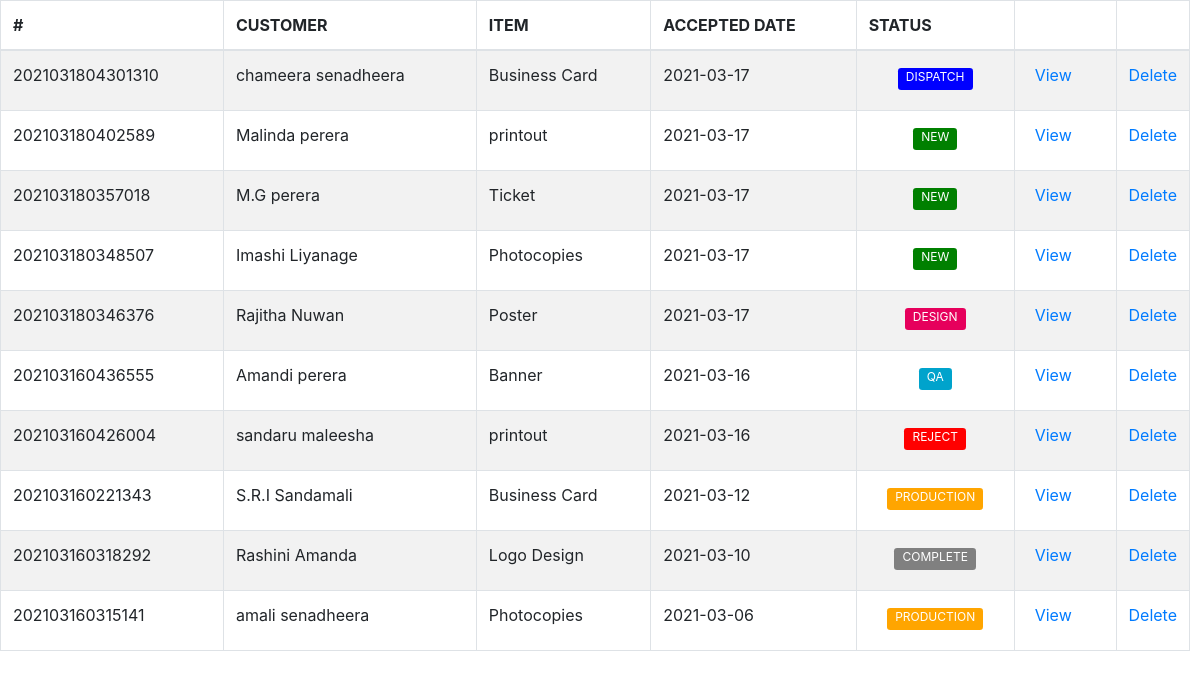
/tables/jobs_table.php (signed in), run on the app's committed database.
### tables this page shows
CREATE TABLE `jobs` (
  `id` int(11) NOT NULL,
  `job_no` varchar(100) NOT NULL,
  `customer` varchar(400) NOT NULL,
  `channel` varchar(100) NOT NULL,
  `job_type` varchar(100) NOT NULL,
  `product` varchar(100) NOT NULL,
  `category` varchar(100) NOT NULL,
  `material` varchar(64) NOT NULL,
  `size` varchar(50) NOT NULL,
  `bind` varchar(50) NOT NULL,
  `colour` text NOT NULL,
  `user_description` varchar(250) NOT NULL,
  `date` date NOT NULL,
  `quantity` decimal(10,2) NOT NULL,
  `unit_price` decimal(10,2) NOT NULL,
  `budget` decimal(10,2) NOT NULL,
  `discount` decimal(10,2) NOT NULL,
  `discounted` decimal(10,2) NOT NULL,
  `ad_pay_amount` decimal(10,2) NOT NULL,
  `rest` decimal(10,2) NOT NULL,
  `admin_description` varchar(250) NOT NULL,
  `state` enum('request','design','production','reject','QA','complete','dispatch') NOT NULL,
  `accepted_by` varchar(100) NOT NULL,
  `designed_by` varchar(150) NOT NULL,
  `production_by` varchar(150) NOT NULL,
  `checked_by` varchar(100) NOT NULL,
  `failed_reason` varchar(255) NOT NULL,
  `cash` decimal(10,2) NOT NULL,
  `change_amt` decimal(10,2) NOT NULL,
  `payment` decimal(10,2) NOT NULL,
  `dispatch_day` varchar(100) NOT NULL,
  `dispatch_year` varchar(10) NOT NULL,
  `dispatch_month` varchar(10) NOT NULL,
  `dispatched_by` varchar(150) NOT NULL
);

### tables/jobs_table.php (the view, shortened to what this page needs)
<!DOCTYPE html>
<html>
<head>
</head>
<body>
      <?php
      require '../include/config.php';
      if(isset($_POST["query"]))
      {
         $search =$_POST["query"];
         $query = "SELECT * FROM jobs WHERE job_no LIKE '%".$search."%' ";
      }
      else
      {
      $query = "SELECT * FROM jobs ORDER BY id DESC";
      }
      $result = mysqli_query($conn ,$query);
      if(mysqli_num_rows($result)>0)
      {
      ?>
 <div class="tablealign">
 <?php include('../include/head.php'); ?>
  <table id="example" class="table table-striped table-bordered" style="width:100%">
   <thead>
    <tr>
     <th>#</th>
     <th>CUSTOMER</th>
     <th>ITEM</th>
     <th>ACCEPTED DATE</th>
     <th>STATUS</th>
     <th></th>
     <?php
     $user = $_SESSION['email'];
     $qry = mysqli_query($conn ,"SELECT level FROM signup WHERE email='$user'");
     $data = mysqli_fetch_array($qry);
     $level= $data['level'];
     if($level==1 || $level==2){
      echo '<th></th>';
     }else{
      echo '<th hidden=""></th>';
     }
     ?>
    </tr>
   </thead>
   <tbody>
   <?php
   while($row = mysqli_fetch_array($result))
   {
    echo '
    <tr>
     <td>'.$row["job_no"].'</td>
     <td>'.$row["customer"].'</td>
     <td>'.$row["product"].'</td>
     <td>'.$row["date"].'</td>';
     if($row["state"]=="request"){
        echo
        '<td> <center> <label class="btn-sm" style="background-color:green; border: 0px; color: #ffffff; font-size: 12px; padding-top: 0px;">'."NEW".'</label></center></td>';
     }else if($row["state"]=="design"){
        echo
        '<td> <center> <label class="btn-sm" style="background-color:#e6005c; border: 0px; color: #ffffff; font-size: 12px; padding-top: 0px;">'."DESIGN".'</label></center></td>';
     }else if($row["state"]=="production"){
        echo
        '<td> <center> <label class="btn-sm" style="background-color:orange; border: 0px; color: #ffffff; font-size: 12px; padding-top: 0px;">'."PRODUCTION".'</label></center></td>';
     }else if($row["state"]=="QA"){
        echo
        '<td> <center> <label class="btn-sm" style="background-color:#00a3cc; border: 0px; color: #ffffff; font-size: 12px; padding-top: 0px;">'."QA".'</label></center></td>';
     }else if($row["state"]=="dispatch"){
        echo
        '<td> <center> <label class="btn-sm" style="background-color:blue; border: 0px; color: #ffffff; font-size: 12px; padding-top: 0px;">'."DISPATCH".'</label></center></td>';
     }else if($row["state"]=="complete"){
        echo
        '<td> <center> <label class="btn-sm" style="background-color:gray; border: 0px; color: #ffffff; font-size: 12px; padding-top: 0px;">'."COMPLETE".'</label></center></td>';
     }else if($row["state"]=="reject"){
        echo
        '<td> <center> <label class="btn-sm" style="background-color:red; border: 0px; color: #ffffff; font-size: 12px; padding-top: 0px;">'."REJECT".'</label></center></td>';
     }
    echo '
      <td><button type="button"  id="' .$row["id"].'" name="'.$row["id"].'" class="btn btn-primary btn-sm view_data" data-toggle="modal" data-target="#myModaljobs" style="background-color: transparent; border: 0px; color: #007bff; font-size: 16px; padding-top: 0px;">View</button></td>';
    if($level==1 || $level==2){
      echo '<td style="width: 5%;"><a href="../controller/jobs_controller?j_delete_id='.$row["id"].'" onclick="confirmation(event)">Delete</a></td>';
    }else{
      echo '<td style="width: 5%;" hidden><a href="../controller/jobs_controller?j_delete_id='.$row["id"].'" onclick="confirmation(event)">Delete</a></td>';
    }
   }
   ?>
   </tbody>
  </table>
</div>
   <?php
  }
  else
  {
   echo 'Data Not Found';
  }
  ?>
  </body>
  </html>

### css/sb-admin.css (style rules this page uses)
html { position: relative; min-height: 100%; }
body { overflow-x: hidden; }

### tables/jobs_table.php (style rules this page uses)
.tablealign { margin-right: 10px; }

### data on the page
jobs: job_no "2021031804301310", customer "chameera senadheera", product "Business Card", date "2021-03-17", state "DISPATCH"
jobs: job_no "202103180402589", customer "Malinda perera", product "printout", date "2021-03-17", state "NEW"
jobs: job_no "202103180357018", customer "M.G perera", product "Ticket", date "2021-03-17", state "NEW"
jobs: job_no "202103180348507", customer "Imashi Liyanage", product "Photocopies", date "2021-03-17", state "NEW"
jobs: job_no "202103180346376", customer "Rajitha Nuwan", product "Poster", date "2021-03-17", state "DESIGN"
jobs: job_no "202103160436555", customer "Amandi perera", product "Banner", date "2021-03-16", state "QA"
jobs: job_no "202103160426004", customer "sandaru maleesha", product "printout", date "2021-03-16", state "REJECT"
jobs: job_no "202103160221343", customer "S.R.I Sandamali", product "Business Card", date "2021-03-12", state "PRODUCTION"
jobs: job_no "202103160318292", customer "Rashini Amanda", product "Logo Design", date "2021-03-10", state "COMPLETE"
jobs: job_no "202103160315141", customer "amali senadheera", product "Photocopies", date "2021-03-06", state "PRODUCTION"
